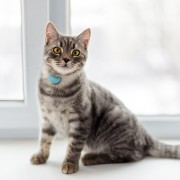
#> input picture exercises/1 image transformation/cat.jpg, 180 x 180 px
$ python translate_image.py
#> lines starting #> are read from the running program, lines starting #| are printed output that depends on the picture
import cv2
import numpy as np

image = cv2.imread('cat.jpg')
#> image is the input picture: shape (180, 180, 3); mean B, G, R 189, 191.9, 194.9
height, width = image.shape[:2]
#> height = 180; width = 180

translation_matrix = np.array([
    [1, 0, -30],
    [0, 1,  20]
], dtype=np.float32)

image = cv2.warpAffine(
    src=image, M=translation_matrix, dsize=(width, height)
)
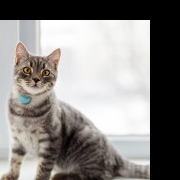
#> image: shape (180, 180, 3); mean B, G, R 133.4, 135.9, 139

cv2.imshow('translated cat image', image)

cv2.waitKey()
